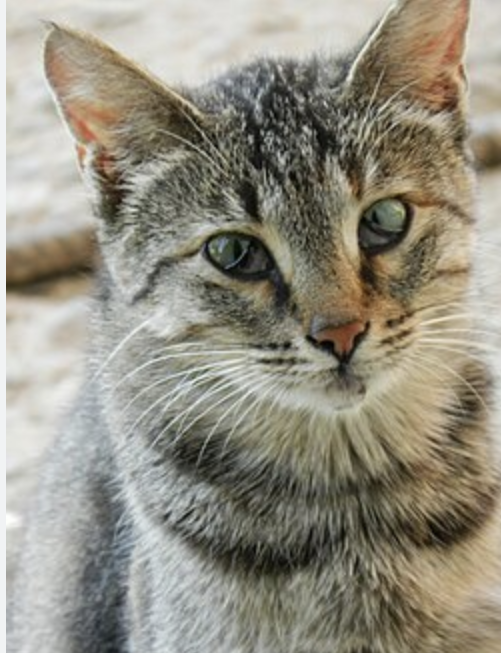
#> input picture photos/cat1.png, 501 x 653 px
$ python img_proc10.py
#> lines starting #> are read from the running program, lines starting #| are printed output that depends on the picture

import numpy as np
from PIL import Image
import matplotlib.pyplot as plt
from pathlib import Path

BASE = Path(__file__).resolve().parent
OUT = BASE / "assignment10_outputs"
OUT.mkdir(exist_ok=True)
RNG = np.random.default_rng(10)

def read_image():
    return np.array(
        Image.open(BASE / "photos" / "cat1.png").convert("L"),
        dtype=float
    ) / 255.0
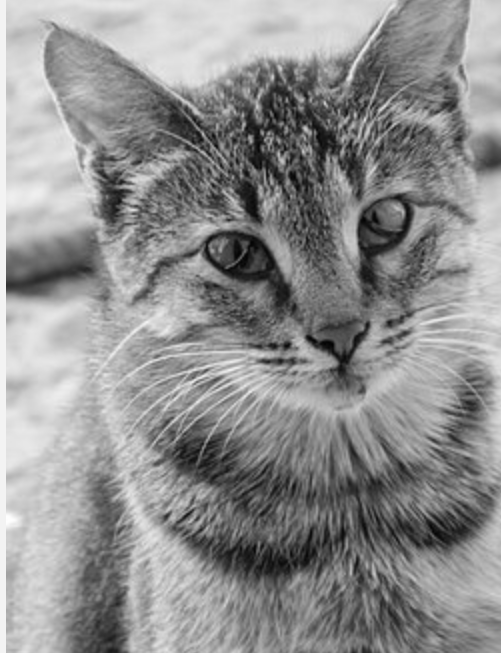
#> returned value: shape (653, 501) float64; min 0.0118, max 0.996, mean 0.564
#> the answer given: 100
#> the answer given: 100

def save_image(name, img):
    img = np.clip(img, 0, 1)
    Image.fromarray((img * 255).astype(np.uint8)).save(OUT / name)

def median_filter(img, size=3):
#> called with size = 100
    radius = size // 2
    padded = np.pad(img, radius, mode="reflect")
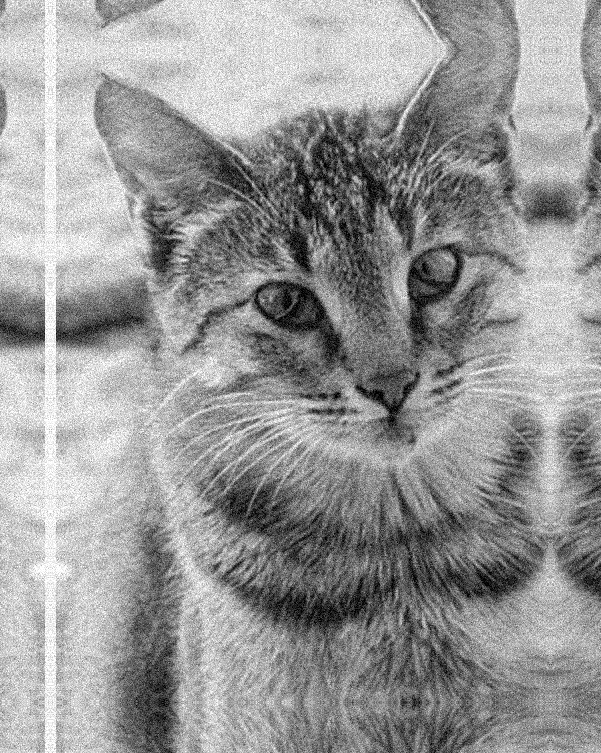
#> padded: shape (753, 601) float64; min 0, max 1, mean 0.599
    result = np.zeros_like(img)

    for i in range(img.shape[0]):
        for j in range(img.shape[1]):
            window = padded[i:i+size, j:j+size]
            result[i, j] = np.median(window)
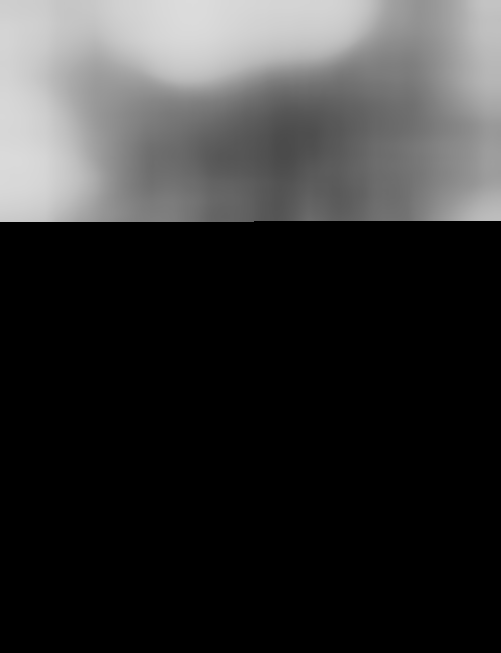
#> result: shape (653, 501) float64; min 0, max 0.864, mean 0.202
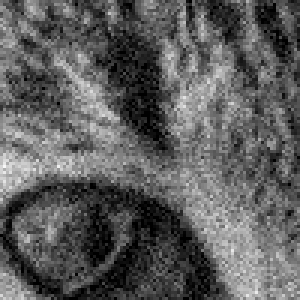
#> window: shape (100, 100) float64 (shown 3 times larger); min 0, max 0.971, mean 0.366

    return result

# [106 lines left out: functions adaptive_median_filter, psnr, otsu_threshold, not called in this run]

def main():
    img = read_image()

    initial_size = int(input("Enter initial window size: "))
    maximum_size = int(input("Enter maximum window size Smax: "))

    noise = RNG.normal(0, 0.08, img.shape)
    noisy = np.clip(img + noise, 0, 1)

    ordinary = median_filter(noisy, initial_size)

    adaptive = adaptive_median_filter(
        noisy, initial_size, maximum_size
    )

    threshold = otsu_threshold(img)

    segmented = (img >= threshold).astype(float)

    print("\nOtsu Threshold:", threshold)

    print(
        "Median Filter PSNR:",
        psnr(img, ordinary), "dB"
    )

    print(
        "Adaptive Median Filter PSNR:",
        psnr(img, adaptive), "dB"
    )

    save_image("original.png", img)
    save_image("noisy.png", noisy)
    save_image("median.png", ordinary)
    save_image("adaptive_median.png", adaptive)
    save_image("otsu.png", segmented)

    images = [
        img, noisy, ordinary, adaptive, segmented
    ]

    titles = [
        "Original",
        "Noisy",
        "Median Filter",
        "Adaptive Median",
        "Otsu Segmentation"
    ]

    fig, axes = plt.subplots(1, 5, figsize=(16, 4))

    for ax, image, title in zip(axes, images, titles):
        ax.imshow(image, cmap="gray", vmin=0, vmax=1)
        ax.set_title(title)
        ax.axis("off")

    plt.tight_layout()
    plt.savefig(OUT / "comparison.png")
    plt.show()

if __name__ == "__main__":
#> (the run stopped early here; a loop or call above may not have finished)
